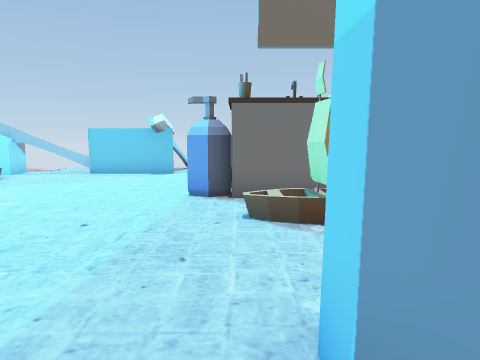
view 1 (above)

15 first-person views from a walk through a scene from a Unity 3-D project. The camera is 1.2 m above the floor, tilts 6° down and sees 70° across. The floor is counted in squares, 1 m on a side. Each view is taken from the middle of a square. On the plan, view 1 faces up. The plan holds only what a view shows up to about 14 squares ahead; the rest is blank. The place goes on beyond the plan. The player character is not drawn. Some animated figures are not drawn.

view 2
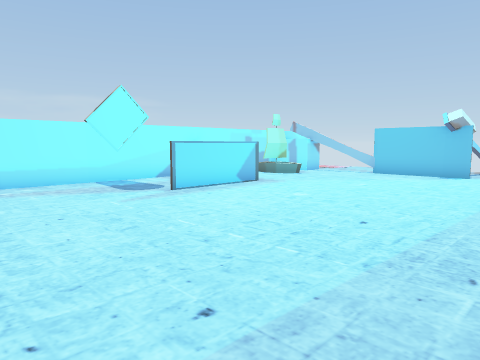

view 3
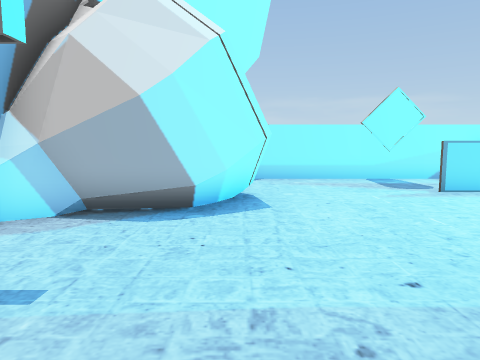

view 4
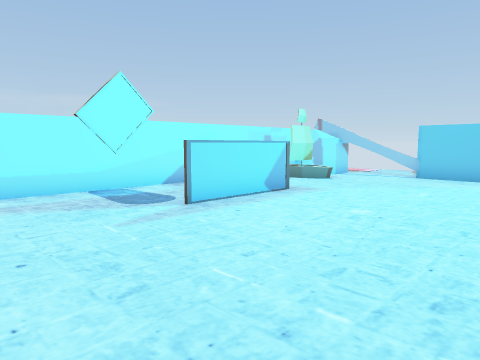

view 5
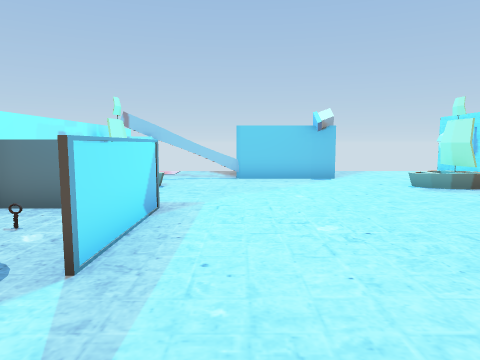

view 6
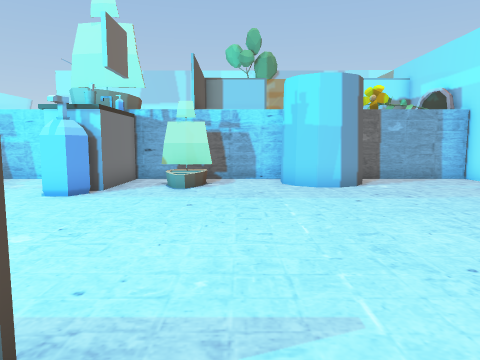

view 7
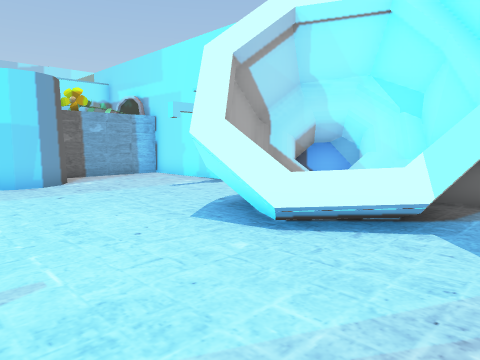

view 8
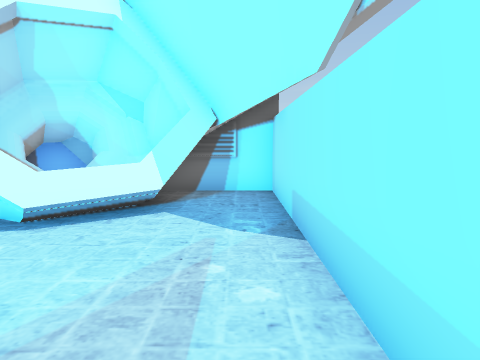

view 9
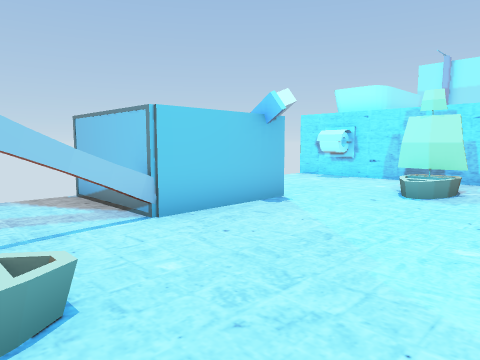

view 10
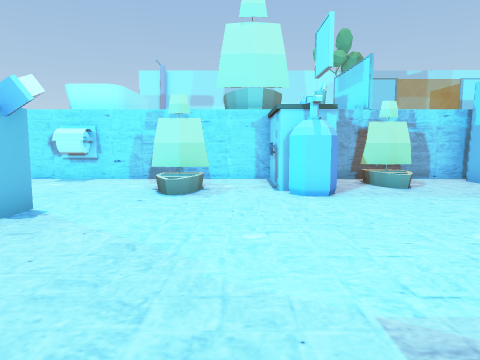

view 11
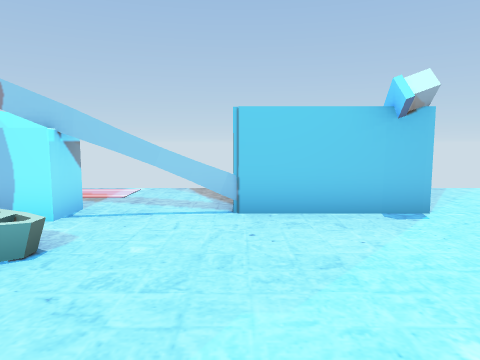

view 12
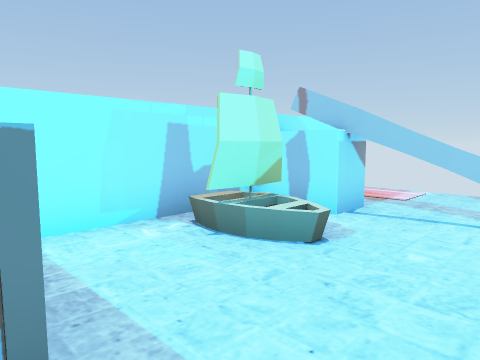

view 13
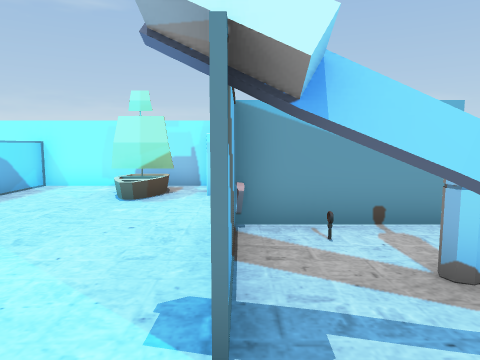

view 14
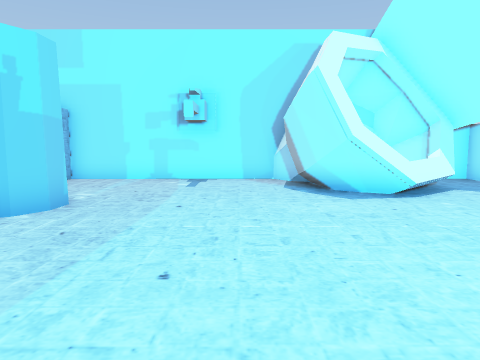

view 15
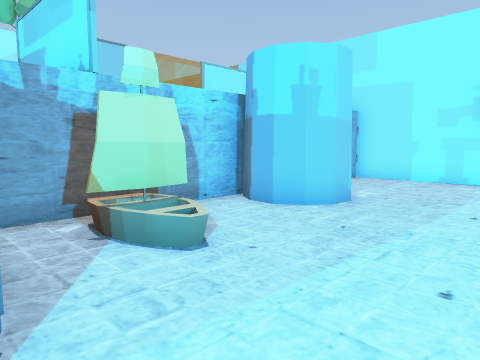

### Floor plan
Points are (right, up) in squares from view 1. A wall is a line through its corners. A room is listed if a view was taken in it or the views show most of it. See-through windows are left out.
Room 1 (views 1, 2, 3, 4, 5, 6, 7, 8, 9, 10, 11, 12, 13, 14, 15)
walls: (-10.8, 4.5) (-10.8, -3.8) (-8, -3.8); (-5.9, 0.5) (-5, 0.1); (-5.9, 0.3) (-5.4, 0.5) (-4.5, -0.8) (-4.6, -3.8); (-5.8, 0.1) (-5.3, 0.4); (-6.3, 0) (-5.4, 0.6); (-4.8, -0.3) (-4.3, -1.4) (-4.3, -2.3); (-6.7, 0) (-5.5, 0.8); (2.8, 2) (2.8, 17.2); (1.3, 0.3) (0.8, 0.7) (0.5, 1.2) (0.5, 1.9) (0.8, 2.4) (1.4, 2.7) (2, 2.7); (-6, 17.2) (-6, 13.9) (-2.6, 13.9) (-6.1, 13.9) (-6.1, 17.2); (-4.3, -2) (-4.6, -3.1) (-4.4, -3.8) (2.8, -3.8) (2.8, -0.1); (-10.8, 16.6) (-10.8, 5.4); (-4.6, -3.1) (-4.1, -3.9); (-9.3, -1.9) (-8.3, -1.2); (-9.6, -2.3) (-8.5, -1.6); (-9.5, -2.5) (-8.7, -1.9)
low walls: (-6, 0.3) (-5.8, 0.1); (-6.3, 0.2) (-5.6, -0.1); (-7.1, 0.3) (-5.2, -0.5); (-6.9, 0.1) (-5.9, 0.5); (-7.5, -0.1) (-6.7, 0.5) (-4.8, -0.3); (-4.7, -1) (-4.8, -2.8); (-9.1, -1.5) (-6.1, 0.6); (-8.7, -1.9) (-8.8, -1.1)
objects: other object (-10, 8) to (-8, 8); washer (-10, 13) to (-9, 14); other object (-9, 7); boat (-9, 11) to (-9, 12); other object (-8, 5) to (-8, 7); other object (-8, 14) to (-7, 14); other object (-5, 15); other object (-4, 16); other object (-3, 15) to (-3, 17); bottle (-1, 8) to (0, 9); boat (0, 11) to (0, 12); boat (1, 5) to (1, 6); other object (1, 8) to (2, 9); toilet (2, 15) to (2, 16)

Positions as (right, up) in squares from view 1, and headings:
1: (0, 0), facing up
2: (0, 0), facing up-left
3: (1, 0), facing left
4: (-2, 1), facing up-left
5: (-6, 2), facing up
6: (-9, 4), facing right
7: (-10, 4), facing down-right
8: (-10, 5), facing down
9: (-9, 9), facing up-right
10: (-9, 10), facing right
11: (-6, 8), facing up
12: (-6, 8), facing up-left
13: (-1, 14), facing left
14: (-3, 8), facing down
15: (-3, 8), facing down-right
